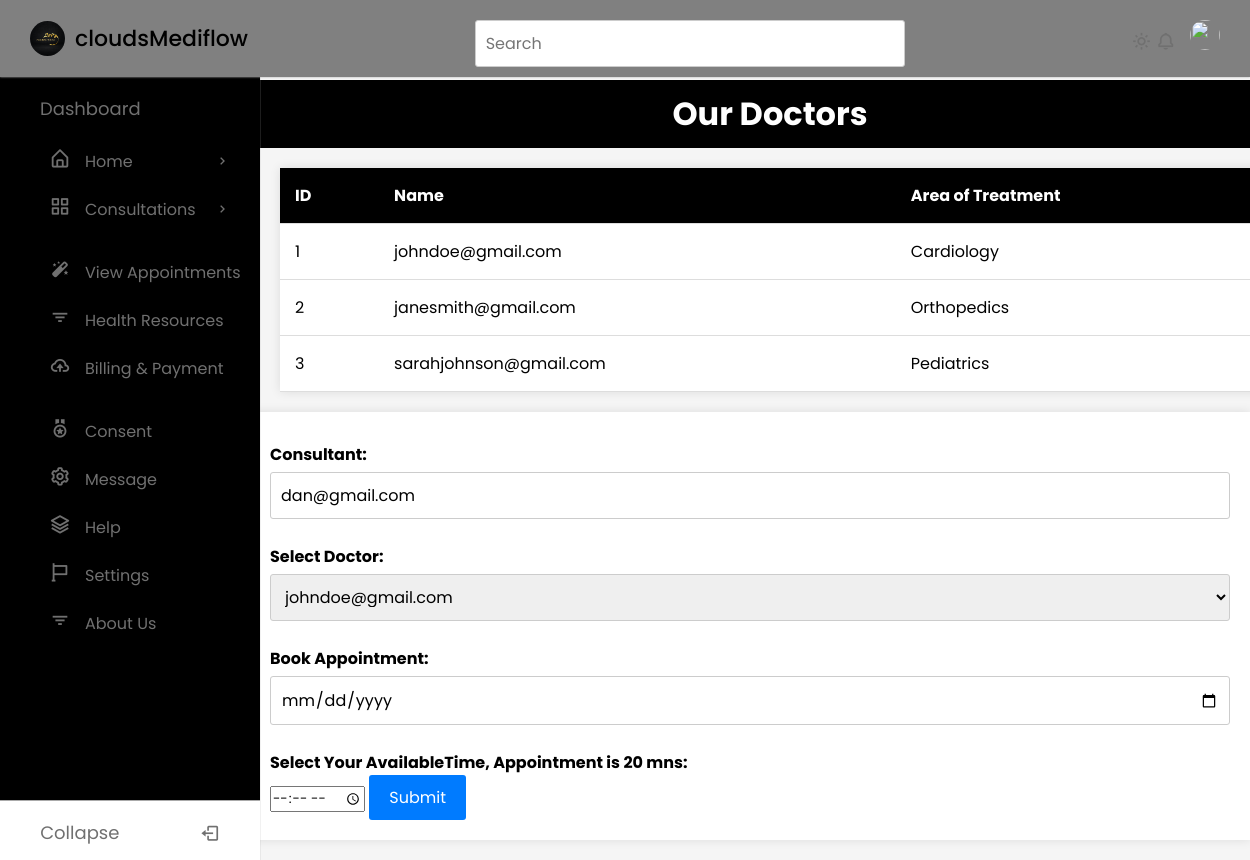
The page /process_form.php (signed in) on the database its author committed.
### tables this page shows
CREATE TABLE `doctors` (
  `id` int(11) NOT NULL,
  `name` varchar(255) NOT NULL,
  `area_of_treatment` varchar(255) NOT NULL
);

### process_form.php (the view, shortened to what this page needs)
<?php
include 'sidebar.php';
$patient_name = $_SESSION['name'];
$sql = "SELECT * FROM doctors";
$result = $conn->query($sql);
$doctors = [];
if ($result->num_rows > 0) {
    while ($row = $result->fetch_assoc()) {
        $doctors[] = $row;
    }
}
?>
<!DOCTYPE html>
<html>
<head>
    <link rel="stylesheet" href="style.css" />
    <link rel="stylesheet" href="https://cdnjs.cloudflare.com/ajax/libs/font-awesome/6.0.0-beta3/css/all.min.css">
</head>
<body>
<h1>Our Doctors</h1>
    <table>
        <tr>
            <th>ID</th>
            <th>Name</th>
            <th>Area of Treatment</th>
        </tr>
        <?php foreach ($doctors as $doctor) : ?>
            <tr>
                <td><?= $doctor['id']; ?></td>
                <td><?= $doctor['name']; ?></td>
                <td><?= $doctor['area_of_treatment']; ?></td>
            </tr>
        <?php endforeach; ?>
    </table>
    <form method="post" action="">
        <label for="patient_name">Consultant:</label>
        <input type="text" name="patient_name" value="<?php echo $patient_name; ?>" readonly>
        <label for="doctor_id">Select Doctor:</label>
        <select id="doctor_id" name="doctor_id" required>
            <?php foreach ($doctors as $doctor) : ?>
                <option value="<?= $doctor['id']; ?>"><?= $doctor['name']; ?></option>
            <?php endforeach; ?>
        </select>
        <label for="appointment_date">Book Appointment:</label>
        <input type="date" id="appointment_date" name="appointment_date" required>
    <label for="start_time">Select Your AvailableTime, Appointment is 20 mns:</label>
    <input type="time" id="start_time" name="start_time" required>
    <input type="submit" value="Submit">
    </form>
</body>
</html>

### sidebar.php (shortened to what this page needs)
<!DOCTYPE html>
<html lang="en">
  <head>
    <link href="https://unpkg.com/boxicons@2.1.4/css/boxicons.min.css" rel="stylesheet" />
    <link rel="stylesheet" href="style.css" />
  </head>
  <body class="loggedin">
    <nav class="navbar">
      <div class="logo_item">
        <img src="CL.png" alt=""></i>cloudsMediflow
      </div>
      <div class="search_bar">
        <input type="text" placeholder="Search" />
      </div>
      <div class="navbar_content">
        <i class='bx bx-sun' id="darkLight"></i>
        <i class='bx bx-bell'></i>
        <img src="hii.jpg" alt="" class="profile" />
    </div>
    </nav>
    <nav class="sidebar">
      <div class="menu_content">
        <ul class="menu_items">
          <div class="menu_title menu_dahsboard"></div>
          <li class="item">
            <div href="#" class="nav_link submenu_item">
              <span class="navlink_icon">
                <i class="bx bx-home-alt"></i>
              </span>
              <span class="navlink">Home</span>
              <i class="bx bx-chevron-right arrow-left"></i>
            </div>
          </li>
          <li class="item">
            <div href="#" class="nav_link submenu_item">
              <span class="navlink_icon">
                <i class="bx bx-grid-alt"></i>
              </span>
              <span class="navlink">Consultations</span>
              <i class="bx bx-chevron-right arrow-left"></i>
            </div>
          </li>
        </ul>
        <ul class="menu_items">
          <li class="item">
            <a href="view_appointments.php" class="nav_link">
              <span class="navlink_icon">
                <i class="bx bxs-magic-wand"></i>
              </span>
              <span class="navlink">View Appointments</span>
            </a>
          </li>
          <li class="item">
            <a href="resources.php" class="nav_link">
              <span class="navlink_icon">
                <i class="bx bx-filter"></i>
              </span>
              <span class="navlink">Health Resources</span>
            </a>
          </li>
          <li class="item">
            <a href="payment.php" class="nav_link">
              <span class="navlink_icon">
                <i class="bx bx-cloud-upload"></i>
              </span>
              <span class="navlink">Billing & Payment</span>
            </a>
          </li>
        </ul>
        <ul class="menu_items">
          <li class="item">
            <a href="consent.php" class="nav_link">
              <span class="navlink_icon">
                <i class="bx bx-medal"></i>
              </span>
              <span class="navlink">Consent</span>
            </a>
          </li>
          <li class="item">
            <a href="message.php" class="nav_link">
              <span class="navlink_icon">
                <i class="bx bx-cog"></i>
              </span>
              <span class="navlink">Message</span>
            </a>
          </li>
          <li class="item">
            <a href="help.php" class="nav_link">
              <span class="navlink_icon">
                <i class="bx bx-layer"></i>
              </span>
              <span class="navlink">Help</span>
            </a>
          </li>
          <li class="item">
            <a href="settings.php" class="nav_link">
              <span class="navlink_icon">
                <i class="bx bx-flag"></i>
              </span>
              <span class="navlink">Settings</span>
            </a>
          </li>
          <li class="item">
            <a href="aboutus.php" class="nav_link">
              <span class="navlink_icon">
                <i class="bx bx-filter"></i>
              </span>
              <span class="navlink">About Us</span>
            </a>
          </li>
        </ul>
        <div class="bottom_content">
          <div class="bottom expand_sidebar">
            <span> Expand</span>
          </div>
          <div class="bottom collapse_sidebar">
            <span> Collapse</span>
            <i class='bx bx-log-out'></i>
          </div>
        </div>
      </div>
    </nav>
</html>
</html>

### style.css (style rules this page uses)
* { margin: 0; padding: 0; box-sizing: border-box; font-family: "Poppins", sans-serif; }
:root { --white-color: #fff; --blue-color: black; --grey-color: #707070; --grey-color-light: #aaa; }
body { background: url('nr.jpg') center center/cover no-repeat; transition: all 0.5s ease; }
.navbar { position: fixed; top: 0; width: 100%; left: 0; background-color: grey; display: flex; align-items: center; justify-content: space-between; padding: 15px 30px; z-index: 1000; box-shadow: 0 0 2px var(--grey-color-light); }
.logo_item { display: flex; align-items: center; column-gap: 10px; font-size: 22px; font-weight: 500; color: var(--blue-color); }
.navbar img { width: 35px; height: 35px; border-radius: 50%; }
.search_bar { height: 47px; max-width: 430px; width: 100%; }
.search_bar input { height: 100%; width: 100%; border-radius: 25px; font-size: 18px; outline: none; background-color: var(--white-color); color: var(--grey-color); border: 1px solid var(--grey-color-light); padding: 0 20px; }
.navbar_content { display: flex; align-items: center; column-gap: 25px; }
.navbar_content i { cursor: pointer; font-size: 20px; color: var(--grey-color); }
.sidebar { background-color: black; width: 260px; position: fixed; top: 0; left: 0; height: 100%; padding: 80px 20px; z-index: 100; overflow-y: scroll; box-shadow: 0 0 1px var(--grey-color-light); transition: all 0.5s ease; }
.menu_content { position: relative; }
.menu_title { margin: 15px 0; padding: 0 20px; font-size: 18px; }
.menu_title::before { color: var(--grey-color); white-space: nowrap; }
.menu_dahsboard::before { content: "Dashboard"; }
.menu_items { padding: 0; list-style: none; }
.navlink_icon { position: relative; font-size: 22px; min-width: 50px; line-height: 40px; display: inline-block; text-align: center; border-radius: 6px; }
.navlink_icon::before { content: ""; position: absolute; height: 100%; width: calc(100% + 100px); left: -20px; }
.sidebar .nav_link { display: flex; align-items: center; width: 100%; padding: 4px 15px; border-radius: 8px; text-decoration: none; color: var(--grey-color); white-space: nowrap; }
.submenu_item { cursor: pointer; }
.submenu_item .arrow-left { position: absolute; right: 10px; display: inline-block; margin-right: auto; }
.bottom_content { position: fixed; bottom: 60px; left: 0; width: 260px; cursor: pointer; transition: all 0.5s ease; }
.bottom { position: absolute; display: flex; align-items: center; left: 0; justify-content: space-around; padding: 18px 0; text-align: center; width: 100%; color: var(--grey-color); border-top: 1px solid var(--grey-color-light); background-color: var(--white-color); }
.bottom i { font-size: 20px; }
.bottom span { font-size: 18px; }
.profile { cursor: pointer; }
.navbar_content { position: relative; display: inline-block; cursor: pointer; }
.navbar_content img.profile { width: 30px; height: 30px; border-radius: 50%; margin-left: 10px; }

### process_form.php (style rules this page uses)
body { font-family: Arial, sans-serif; background-color: #f5f5f5; }
h1 { text-align: center; background-color: black; color: #fff; padding: 10px; margin: 0; padding-left: 300px; margin-top: 80px; }
table { width: 80%; margin: 20px auto; border-collapse: collapse; background-color: #fff; box-shadow: 0 0 10px rgba(0, 0, 0, 0.1); margin-top: 20px; margin-left: 280px; }
th, td { padding: 15px; text-align: left; border-bottom: 1px solid #ddd; }
th { background-color: black; color: #fff; }
form { width: 80%; margin: 20px auto; background-color: #fff; box-shadow: 0 0 10px rgba(0, 0, 0, 0.1); padding: 20px; margin-top: 20px; margin-left: 250px; }
label { display: block; margin-top: 10px; font-weight: bold; }
input[type="text"], input[type="date"], select { width: 100%; padding: 10px; margin-top: 5px; margin-bottom: 15px; border: 1px solid #ccc; border-radius: 3px; font-size: 16px; }
input[type="submit"] { background-color: #007BFF; color: #fff; border: none; padding: 10px 20px; border-radius: 3px; cursor: pointer; font-size: 16px; }

### rows shown on the page
doctors: id "1", name "johndoe@gmail.com", area_of_treatment "Cardiology"
doctors: id "2", name "janesmith@gmail.com", area_of_treatment "Orthopedics"
doctors: id "3", name "sarahjohnson@gmail.com", area_of_treatment "Pediatrics"

### other values the page prints
form field doctor_id "johndoe@gmail.com"
